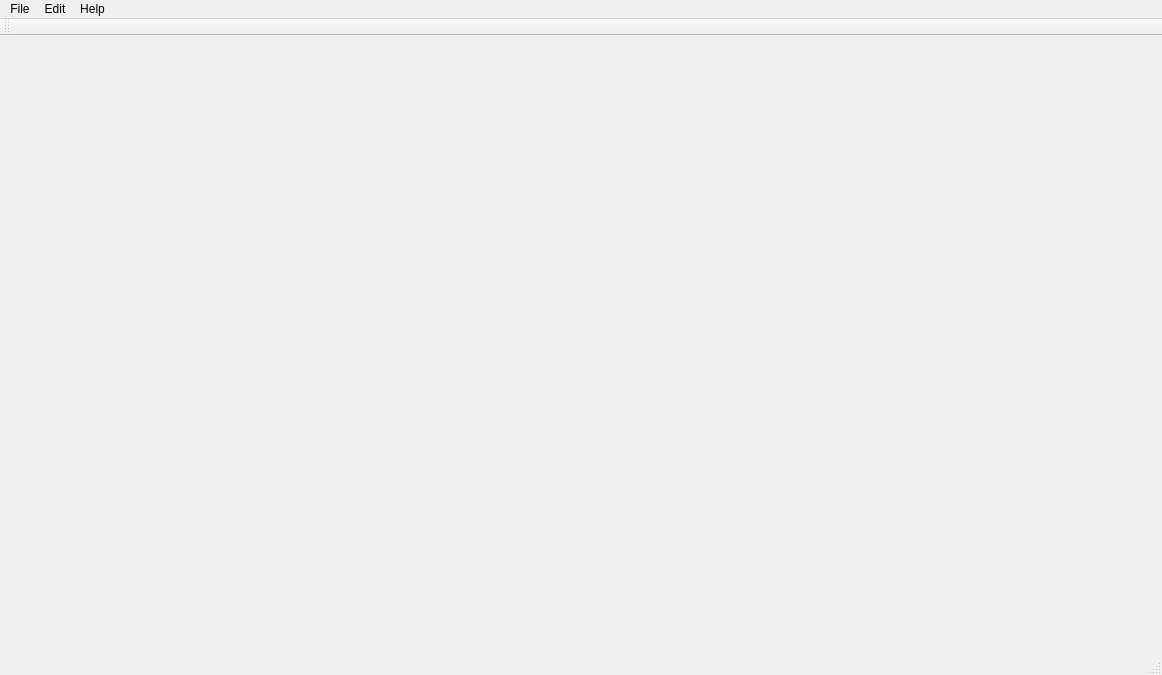
<?xml version="1.0" encoding="UTF-8"?>
<ui version="4.0">
 <class>MainWindow</class>
 <widget class="QMainWindow" name="MainWindow">
  <property name="geometry">
   <rect>
    <x>0</x>
    <y>0</y>
    <width>1162</width>
    <height>675</height>
   </rect>
  </property>
  <property name="windowTitle">
   <string>Image Analysis</string>
  </property>
  <widget class="QWidget" name="centralWidget"/>
  <widget class="QMenuBar" name="menuBar">
   <property name="geometry">
    <rect>
     <x>0</x>
     <y>0</y>
     <width>1162</width>
     <height>21</height>
    </rect>
   </property>
   <widget class="QMenu" name="menuFile">
    <property name="title">
     <string>File</string>
    </property>
    <addaction name="actionOpen"/>
    <addaction name="actionSave_As"/>
    <addaction name="separator"/>
    <addaction name="actionExit"/>
   </widget>
   <widget class="QMenu" name="menuEdit">
    <property name="title">
     <string>Edit</string>
    </property>
    <widget class="QMenu" name="menuApply_filter">
     <property name="title">
      <string>Filters</string>
     </property>
     <addaction name="actionCreate"/>
     <addaction name="separator"/>
    </widget>
    <widget class="QMenu" name="menuApply_threshold">
     <property name="title">
      <string>Thresholds</string>
     </property>
     <addaction name="actionSimple"/>
     <addaction name="actionHysteresis"/>
    </widget>
    <addaction name="menuApply_filter"/>
    <addaction name="menuApply_threshold"/>
    <addaction name="actionRefine"/>
    <addaction name="actionHough_Transform"/>
    <addaction name="separator"/>
    <addaction name="actionReset"/>
    <addaction name="separator"/>
    <addaction name="actionUndo"/>
    <addaction name="actionRedo"/>
   </widget>
   <widget class="QMenu" name="menuHelp">
    <property name="title">
     <string>Help</string>
    </property>
    <addaction name="actionAbout"/>
    <addaction name="separator"/>
    <addaction name="actionAbout_Qt"/>
   </widget>
   <addaction name="menuFile"/>
   <addaction name="menuEdit"/>
   <addaction name="menuHelp"/>
  </widget>
  <widget class="QToolBar" name="mainToolBar">
   <attribute name="toolBarArea">
    <enum>TopToolBarArea</enum>
   </attribute>
   <attribute name="toolBarBreak">
    <bool>false</bool>
   </attribute>
  </widget>
  <widget class="QStatusBar" name="statusBar"/>
  <action name="actionOpen">
   <property name="text">
    <string>Open...</string>
   </property>
   <property name="shortcut">
    <string>Ctrl+O</string>
   </property>
  </action>
  <action name="actionSave_As">
   <property name="text">
    <string>Save As...</string>
   </property>
   <property name="shortcut">
    <string>Ctrl+S</string>
   </property>
  </action>
  <action name="actionExit">
   <property name="text">
    <string>Exit</string>
   </property>
   <property name="shortcut">
    <string>Ctrl+Q</string>
   </property>
  </action>
  <action name="actionCreate">
   <property name="text">
    <string>Create...</string>
   </property>
  </action>
  <action name="actionSimple">
   <property name="text">
    <string>Apply Simple</string>
   </property>
  </action>
  <action name="actionHysteresis">
   <property name="text">
    <string>Apply Hysteresis</string>
   </property>
  </action>
  <action name="actionReset">
   <property name="text">
    <string>Reset</string>
   </property>
  </action>
  <action name="actionUndo">
   <property name="text">
    <string>Undo</string>
   </property>
   <property name="shortcut">
    <string>Ctrl+Z</string>
   </property>
  </action>
  <action name="actionRedo">
   <property name="text">
    <string>Redo</string>
   </property>
   <property name="shortcut">
    <string>Ctrl+Y</string>
   </property>
  </action>
  <action name="actionAbout">
   <property name="text">
    <string>About...</string>
   </property>
   <property name="shortcut">
    <string>Ctrl+H</string>
   </property>
  </action>
  <action name="actionAbout_Qt">
   <property name="text">
    <string>About Qt</string>
   </property>
  </action>
  <action name="actionRefine">
   <property name="text">
    <string>Refine</string>
   </property>
  </action>
  <action name="actionHough_Transform">
   <property name="text">
    <string>Hough Transform</string>
   </property>
  </action>
 </widget>
 <layoutdefault spacing="6" margin="11"/>
 <resources/>
 <connections/>
</ui>
